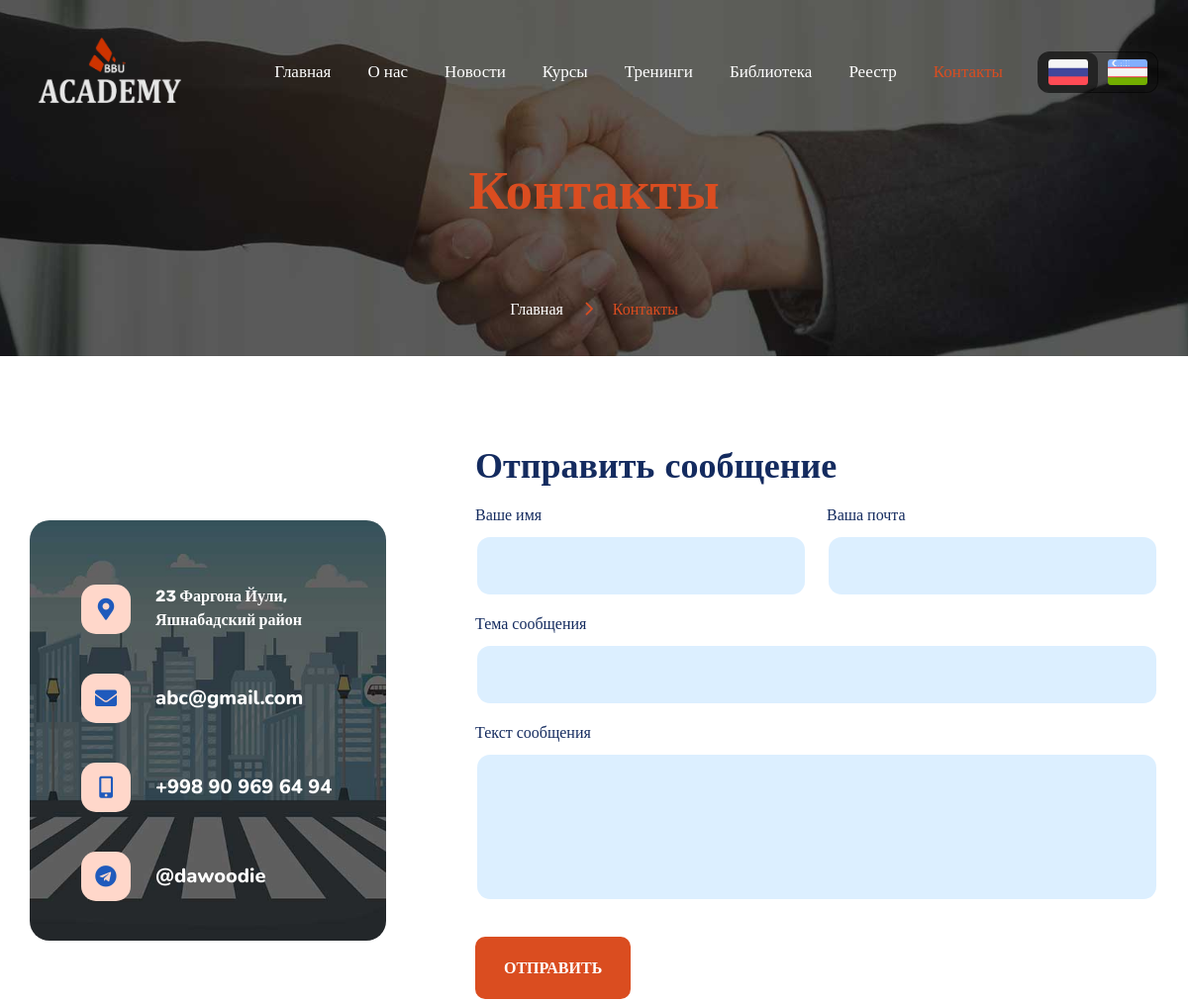
The page /contacts/ (upper part) on the database as committed earlier.
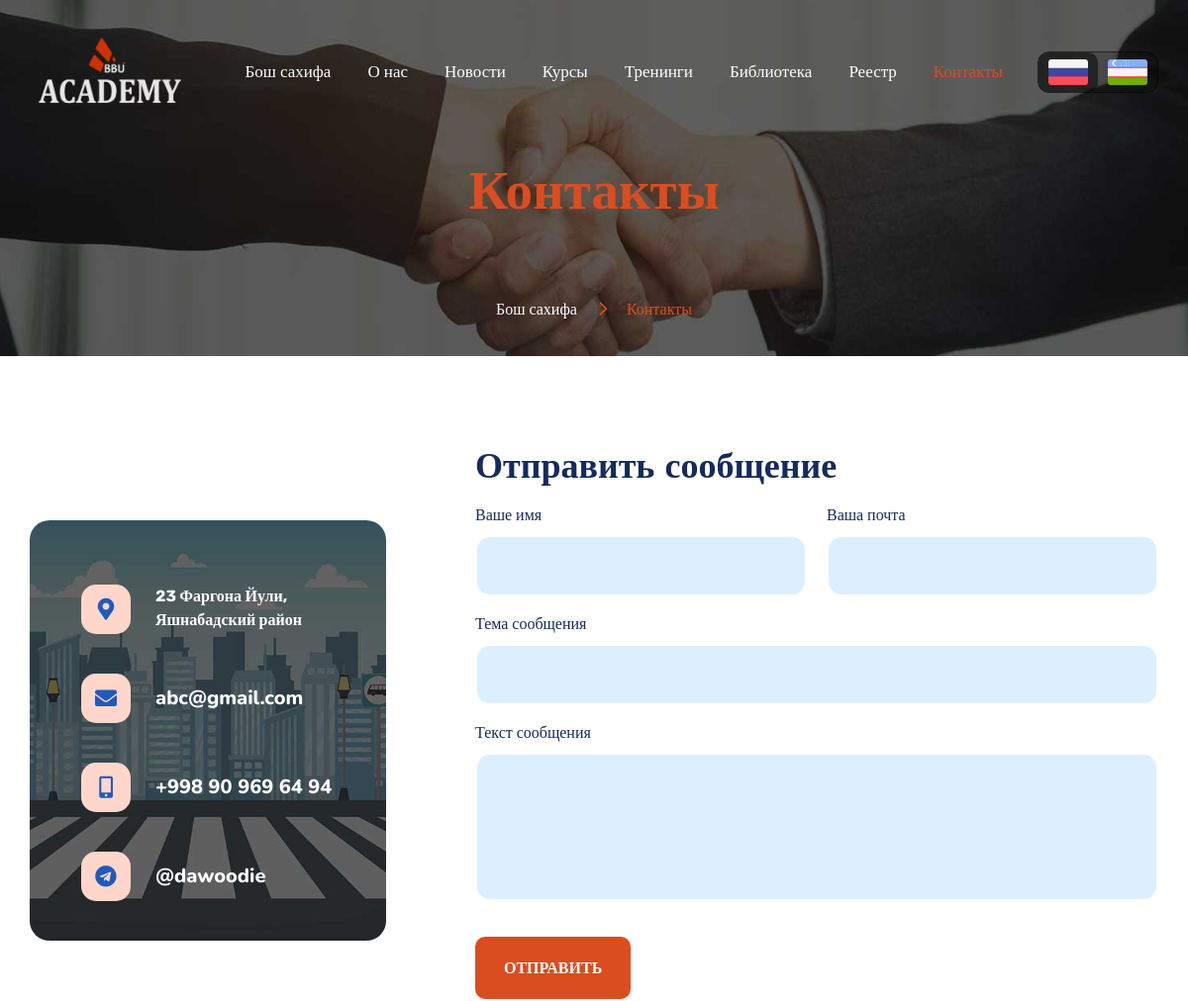
The same page on the database as committed later.
### settings/models.py (models this page shows, shortened)
class Page(models.Model):
    name = models.CharField("Имя страницы (из urls.py)", max_length=200, unique=True)
    template_name = models.CharField("Путь к шаблону", max_length=200, null=True, blank=True)
    parent_page = models.ForeignKey(verbose_name="Следует после (в хлебных крошках)", to='Page', on_delete=models.DO_NOTHING, null=True, blank=True)
    sorting = models.PositiveIntegerField("Порядок отображения в меню", default=0, blank=False, null=False)
    title = models.CharField("Заголовок страницы", max_length=200)
    show_in_menu = models.BooleanField("Показывать в меню", default=False)
    menu_name = models.CharField("Название в меню", help_text="Оставьте пустым, чтобы использовать заголовок страницы", max_length=200, null=True, blank=True)
    meta_description = models.CharField("Описание (мета-тег)", help_text="Необязательно. Используется для SEO.", max_length=1000, null=True, blank=True)
    meta_keywords = models.CharField("Ключевые слова (мета-тег)", help_text="Необязательно. Используется для SEO.", max_length=500, null=True, blank=True)
    meta_robots = models.CharField("Robots (мета-тег)", help_text="Необязательно. Используется для SEO.", max_length=500, null=True, blank=True)
    def get_menu_name(self):
        return self.menu_name if self.menu_name else self.title
    def breadcrumbs(self, first_call=True):
        if first_call:
            this_value = f"""<li class="active">{self.title}</li>"""
        else:
            this_value = f"""<li><a href="{reverse(self.name)}" title="{self.title}">{self.title}</a></li>"""
        if self.parent_page:
            return f"{self.parent_page.breadcrumbs(False)}\n{this_value}"
        else:
            return this_value
    class Meta:
        ordering = ['sorting']
        verbose_name = "Настройки страницы"
        verbose_name_plural = "Настройки страниц"

### settings/views.py (the view)
# urls.py: path('contacts/', other_views.contacts, name='contacts'),
def contacts(request):
    if request.method == "POST":
        form = MessageForm(request.POST)
        if form.is_valid():
            name = form.cleaned_data.get("name")
            user_email = form.cleaned_data.get("email")
            context = {
                "name": name,
                "email": user_email,
                "subject": form.cleaned_data.get("subject"),
                "message": form.cleaned_data.get("message"),
            }
            rendered_message = render_to_string('contacts/email_message.html', context)
            send_mail(
                subject=f"Новое сообщение от {name} с сайта {request.get_host()}",
                message=strip_tags(rendered_message),
                from_email=user_email,
                recipient_list=[ADMIN_EMAIL, ],
                fail_silently=True,
                html_message=rendered_message
            )
            form = MessageForm()
    else:
        form = MessageForm()
    page = Page.objects.get(name="contacts")
    context = {
        "page": page,
        "form": form
    }
    return render(request, "contacts/contacts.html", context)

### settings/forms.py
class MessageForm(forms.Form):
    name = forms.CharField(required=True, widget=forms.TextInput(attrs={"class": "form-control", "id": "contactform-name", "name": "ContactForm[name]"}))
    email = forms.EmailField(required=True, widget=forms.EmailInput(attrs={"class": "form-control", "id": "contactform-email", "name": "ContactForm[email]"}))
    subject = forms.CharField(required=False, widget=forms.TextInput(attrs={"class": "form-control", "id": "contactform-subject", "name": "ContactForm[subject]"}))
    message = forms.CharField(required=True, widget=forms.Textarea(attrs={"class": "form-control", "id": "contactform-body", "name": "ContactForm[body]", "cols": 6}))

### templates/contacts/contacts.html (shortened to what the changed rows need)
{% extends 'base.html' %}
{% load static %}
{% load i18n %}
{% block main %}
<section>
    <div class="w-100 pt-60 position-relative">
        <div class="container">
            <div class="page-title-wrap text-center w-100 d-inline-block">
                <div class="page-title-inner d-inline-block">
                    <h2 class="mb-0 text-color7">{{ page.title }}</h2>
                </div>
                <div class="breadcrumbs-wrap w-100">
                    <ul class="breadcrumbs mb-0 list-unstyled d-inline-flex">
                        {{ page.breadcrumbs| safe }}
                    </ul>
                </div>
            </div>
        </div>
    </div>
</section>
<section>
    <div class="w-100 pt-50 pb-86">
        <div class="container">
            <div class="contact-wrap w-100">
                <div class="row align-items-center">
                    <div class="col-md-7 col-sm-12 col-lg-8">
                        <div class="contact-form-wrap contact-form mt-40 w-100">
                            <h2 class="mb-0">{% translate "Отправить сообщение" %}</h2>
                        </div>
                    </div>
                </div>
            </div>
        </div>
    </div>
</section>
{% endblock %}

Rows that differ between the two databases and show on the page:
changed through a linked row, Page "Контакты": breadcrumbs "Главная Контакты" → "Бош сахифа Контакты"
Other text that changed with them:
{{ page_menu| safe }}: "Главная О нас Новости Курсы Тренинги Библиотека Реестр Контакты" → "Бош сахифа О нас Новости Курсы Тренинги Библиотека Реестр Контакты"
